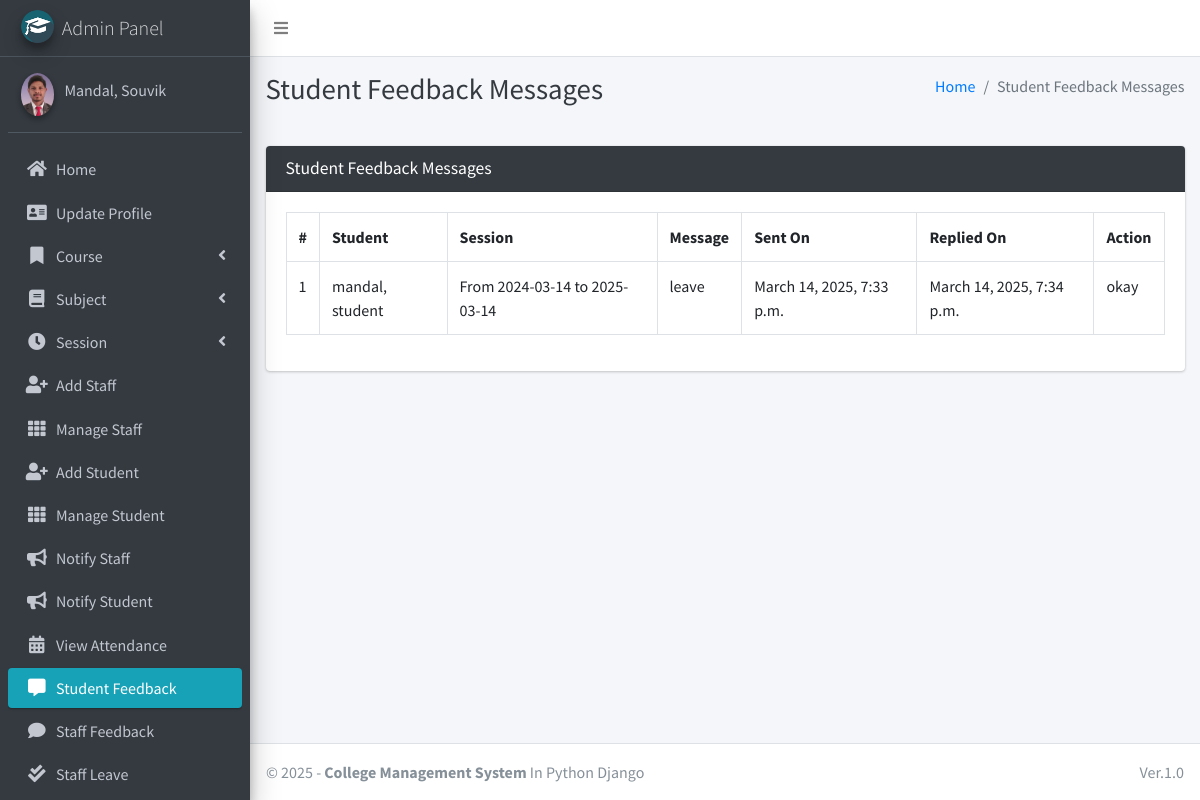
The app's page /student/view/feedback/ (signed in) with its own data.
### main_app/models.py (models this page shows)
class CustomUser(AbstractUser):
    USER_TYPE = ((1, "HOD"), (2, "Staff"), (3, "Student"))
    GENDER = [("M", "Male"), ("F", "Female")]
    username = None  # Removed username, using email instead
    email = models.EmailField(unique=True)
    user_type = models.CharField(default=1, choices=USER_TYPE, max_length=1)
    gender = models.CharField(max_length=1, choices=GENDER)
    profile_pic = models.ImageField()
    address = models.TextField()
    fcm_token = models.TextField(default="")  # For firebase notifications
    created_at = models.DateTimeField(auto_now_add=True)
    updated_at = models.DateTimeField(auto_now=True)
    USERNAME_FIELD = "email"
    REQUIRED_FIELDS = []
    objects = CustomUserManager()
    def __str__(self):
        return self.last_name + ", " + self.first_name

class FeedbackStudent(models.Model):
    student = models.ForeignKey(Student, on_delete=models.CASCADE)
    feedback = models.TextField()
    reply = models.TextField()
    created_at = models.DateTimeField(auto_now_add=True)
    updated_at = models.DateTimeField(auto_now=True)

class Student(models.Model):
    admin = models.OneToOneField(CustomUser, on_delete=models.CASCADE)
    course = models.ForeignKey(Course, on_delete=models.DO_NOTHING, null=True, blank=False)
    session = models.ForeignKey(Session, on_delete=models.DO_NOTHING, null=True)
    def __str__(self):
        return self.admin.last_name + ", " + self.admin.first_name

class Session(models.Model):
    start_year = models.DateField()
    end_year = models.DateField()
    def __str__(self):
        return "From " + str(self.start_year) + " to " + str(self.end_year)

### main_app/hod_views.py (the view, shortened to what this page needs)
# urls.py: path("student/view/feedback/", hod_views.student_feedback_message,
@csrf_exempt
def student_feedback_message(request):
    if request.method != 'POST':
        feedbacks = FeedbackStudent.objects.all()
        context = {
            'feedbacks': feedbacks,
            'page_title': 'Student Feedback Messages'
        }
        return render(request, 'hod_template/student_feedback_template.html', context)

### main_app/templates/hod_template/student_feedback_template.html (shortened to what this page needs)
{% extends 'main_app/base.html' %}
{% load static %}
{% block page_title %}{{page_title}}{% endblock page_title %}
{% block content %}
<section class="content">
    <div class="container-fluid">
        <div class="row">
            <div class="col-md-12">
                <div class="card card-dark">
                    <div class="card-header">
                        <h3 class="card-title">{{page_title}}</h3>
                    </div>
                    <div class="table card-body">
                        <table class="table table-bordered table-hover">
                            <tr>
                                <th>#</th>
                                <th>Student</th>
                                <th>Session</th>
                                <th>Message</th>
                                <th>Sent On</th>
                                <th>Replied On</th>
                                <th>Action</th>
                            </tr>
                            {% for feedback in  feedbacks %}
                              <tr>
                                  <td>{{forloop.counter}}</td>
                                  <td>{{feedback.student}}</td>
                                  <td>{{feedback.student.session}}</td>
                                  <td>{{feedback.feedback}}</td>
                                      {% if feedback.reply == "" %}
                                      <td>{{feedback.created_at}}</td>
                                      <td><span  class='badge badge-warning'>Pending Response</span></td>
                                           <td> <button data-toggle = "modal" data-target = "#reply_modal" value="{{feedback.id}}" class="btn btn-success reply_open_modal">Reply</button>
                                          {% else %}
                                          <td>{{feedback.created_at}}</td>
                                          <td>{{feedback.updated_at}}</td>
                                            <td>{{feedback.reply}}</td>
                                      {% endif %}
                              </tr>
                            {% endfor %}
                        </table>
                    </div>
                    </div>
            </div>
        </div>
    </div>
</section>
{% endblock content %}

### main_app/templates/main_app/sidebar_template.html (shortened to what this page needs)
{% load static %}
<aside class="main-sidebar sidebar-dark-info elevation-4">
    {% if request.user.user_type == '1' %}
    <a href="{% url 'admin_home' %}" class="brand-link">
        <img src="{% static 'dist/img/cmsl.png' %} " alt="AdminLTE Logo"
            class="brand-image img-circle elevation-3" >
        <span class="brand-text font-weight-light">Admin Panel</span>
    </a>
    <div class="sidebar">
        <div class="user-panel mt-3 pb-3 mb-3 d-flex">
            <div class="image">
                <img src="{{ request.user.profile_pic}}" class="img-circle elevation-2" alt="User Image">
            </div>
            <div class="info">
                <a href="#" class="d-block">{{user}}</a>
            </div>
        </div>
        <nav class="mt-2">
            <ul class="nav nav-pills nav-sidebar flex-column" data-widget="treeview" role="menu" data-accordion="false">
                <li class="nav-item">
                    {% url 'admin_home' as admin_home %}
                    <a href="{{admin_home}}" class="nav-link {% if admin_home == request.path %} active {% endif %}">
                        <i class="nav-icon fas fa-home"></i>
                        <p>
                            Home
                        </p>
                    </a>
                </li>
                <li class="nav-item">
                    {% url 'admin_view_profile' as admin_view_profile %}
                    <a href="{{admin_view_profile}}"
                        class="nav-link {% if admin_view_profile == request.path %} active {% endif %}">
                        <i class="nav-icon fas fa-address-card"></i>
                        <p>
                            Update Profile
                        </p>
                    </a>
                </li>
                <li class="nav-item has-treeview">
                    <a href="#" class="nav-link">
                        <i class="nav-icon fas fa-bookmark"></i>
                        <p>
                            Course
                            <i class="fas fa-angle-left right"></i>
                        </p>
                    </a>
                </li>
                <li class="nav-item has-treeview">
                    <a href="#" class="nav-link">
                        <i class="nav-icon fas fa-book"></i>
                        <p>
                            Subject
                            <i class="fas fa-angle-left right"></i>
                        </p>
                    </a>
                </li>
                <li class="nav-item has-treeview">
                    <a href="#" class="nav-link">
                        <i class="nav-icon fas fa-clock"></i>
                        <p>
                            Session
                            <i class="fas fa-angle-left right"></i>
                        </p>
                    </a>
                </li>
                <li class="nav-item">
                    {% url 'add_staff' as add_staff %}
                    <a href="{{add_staff}}" class="nav-link {% if add_staff == request.path %} active {% endif %}">
                        <i class="nav-icon fas fa-user-plus"></i>
                        <p>
                            Add Staff
                        </p>
                    </a>
                </li>
                <li class="nav-item">
                    {% url 'manage_staff' as manage_staff %}
                    {% url 'edit_staff' staff_id as edit_staff %}
                    <a href="{{manage_staff}}"
                        class="nav-link {% if manage_staff == request.path or request.path == edit_staff %} active {% endif %}">
                        <i class="nav-icon fas fa-th"></i>
                        <p>
                            Manage Staff
                        </p>
                    </a>
                </li>
                <li class="nav-item">
                    {% url 'add_student' as add_student%}
                    <a href="{{add_student}}" class="nav-link  {% if add_student == request.path %} active {% endif %}">
                        <i class="nav-icon fas fa-user-plus"></i>
                        <p>
                            Add Student
                        </p>
                    </a>
                </li>
                <li class="nav-item">
                    {% url 'manage_student' as manage_student %}
                    {% url 'edit_student' student_id as edit_student %}
                    <a href="{{manage_student}}"
                        class="nav-link  {% if edit_student == request.path or manage_student == request.path %} active {% endif %}">
                        <i class="nav-icon fas fa-th"></i>
                        <p>
                            Manage Student
                        </p>
                    </a>
                </li>
                <li class="nav-item">
                    {% url 'admin_notify_staff' as admin_notify_staff %}
                    <a href="{{admin_notify_staff}}"
                        class="nav-link {% if admin_notify_staff == request.path %} active {% endif %}">
                        <i class="nav-icon fas fa-bullhorn"></i>
                        <p>
                            Notify Staff
                        </p>
                    </a>
                </li>
                <li class="nav-item">
                    {% url 'admin_notify_student' as admin_notify_student %}
                    <a href="{{admin_notify_student}}"
                        class="nav-link {% if admin_notify_student == request.path %} active {% endif %}">
                        <i class="nav-icon fas fa-bullhorn"></i>
                        <p>
                            Notify Student
                        </p>
                    </a>
                </li>
                <li class="nav-item">
                    {% url 'admin_view_attendance' as admin_view_attendance %}
                <li class="nav-item">
                    <a href="{{admin_view_attendance}}"
                        class="nav-link  {% if admin_view_attendance == request.path %} active {% endif %}">
                        <i class="nav-icon fas fa-calendar-alt"></i>
                        <p>
                            View Attendance
                        </p>
                    </a>
                </li>
                <li class="nav-item">
                    {% url 'student_feedback_message' as student_feedback_message %}
                    <a href="{{ student_feedback_message }}"
                        class="nav-link  {% if student_feedback_message == request.path %} active {% endif %}">
                        <i class="nav-icon fas fa-comment-alt"></i>
                        <p>
                            Student Feedback
                        </p>
                    </a>
                </li>
                <li class="nav-item">
                    {% url 'staff_feedback_message' as staff_feedback_message %}
                    <a href="{{staff_feedback_message}}"
                        class="nav-link   {% if staff_feedback_message == request.path %} active {% endif %}">
                        <i class="nav-icon fas fa-comment"></i>
                        <p>
                            Staff Feedback
                        </p>
                    </a>
                </li>
                <li class="nav-item">
                    {% url 'view_staff_leave' as view_staff_leave %}
                    <a href="{{view_staff_leave}}"
                        class="nav-link  {% if view_staff_leave == request.path %} active {% endif %}">
                        <i class="nav-icon fas fa-check-double"></i>
                        <p>
                            Staff Leave
                        </p>
                    </a>
                </li>
                                        {% endif %}
                                    </ul>
                                </nav>
                            </div>
</aside>

### records on screen
CustomUser: last_name+first_name "Mandal, Souvik"
FeedbackStudent: student "mandal, student", student.session "From 2024-03-14 to 2025-03-14", feedback "leave", created_at "March 14, 2025, 7:33 p.m.", updated_at "March 14, 2025, 7:34 p.m.", reply "okay"

### other values on screen
{{ page_title }} "Student Feedback Messages"
